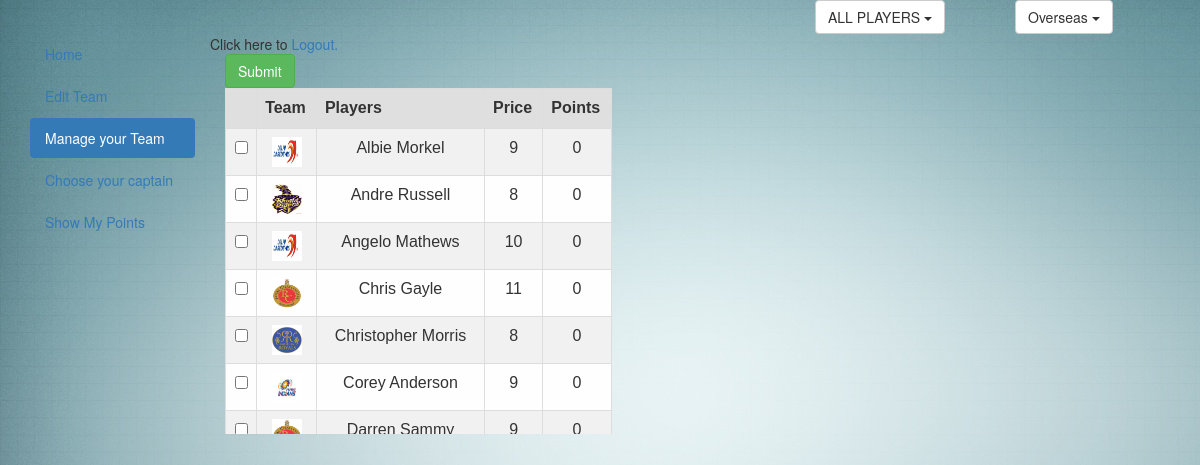
The app's page /Role/ar_overseas.php with its own data.
### tables this page shows
CREATE TABLE IF NOT EXISTS `players` (
  `SNo` int(11) NOT NULL DEFAULT '0',
  `Value` int(11) NOT NULL DEFAULT '0',
  `Name` varchar(35) NOT NULL DEFAULT '',
  `Total_Points` int(11) NOT NULL DEFAULT '0',
  `GD_Points` int(11) NOT NULL DEFAULT '0',
  `Role` int(11) NOT NULL DEFAULT '0',
  `Price` int(11) NOT NULL DEFAULT '0',
  `path` varchar(10) DEFAULT NULL,
  PRIMARY KEY (`Name`)
);

### Role/ar_overseas.php (the view, shortened to what this page needs)
<html>
<head>
		<link rel="stylesheet" href="../js/bootstrap.min.css">
		<link rel="stylesheet" href="../css/tablefornew.css">
	</head>
<body>
<div class="container-fluid">
	<div class="dropdown">
	<div class="row">
	<div class="col-sm-1 col-sm-offset-8">
	<button class="btn btn-default dropdown-toggle" type="button" data-toggle="dropdown" >ALL PLAYERS
	<span class="caret"></span></button>
	</div>
	<div class="col-sm-1 col-sm-offset-1">
	<button class="btn btn-default dropdown-toggle" type="button" data-toggle="dropdown" >Overseas
	<span class="caret"></span></button>
	</div>
	</div>
	</div>
	<div class="col-md-2" id='move'>
		<ul class="nav nav-pills nav-stacked">
		<li ><a href="../manage.php">Home</a></li>
		<li ><a href="../editteam.php">Edit Team</a></li>
		<li class="active"><a href="../players.php">Manage your Team</a></li>
		<li><a href="../choosecaptain.php">Choose your captain</a></li>
		<li><a href="../showpoints.php">Show My Points</a></li>
		</ul>
		</div>
</body>
	Click here to <a href="../logout.php" tite="Logout">Logout.</a>
<?php
$query="SELECT * FROM `players` WHERE `Role`=3 AND `Value`=2";
$rs=mysql_query($query);
		echo "<div class='container'>
				<div class='row'>
					<div class='scrollit'>
					<div class='col-sm-10'>
						<table id='racetimes' >
						<table class='table table-striped table-hover table-bordered ' >
							<form method='POST' action=''>
								<tr>
									<th></th>
									<th>Team</th>
									<th>Players</th>
									<th>Price</th>
									<th>Points</th>
								</tr>";
		while($row=mysql_fetch_array($rs))
			{
				?>
				<tr>
				<td><input type='checkbox' name='check[]' value='<?php echo $row['Name']?>'></td>
			<?php
			echo "<td><img src =".$row['path']." width=\"30px\" height=\"30px\"></img></td>".
				"<td>".$row['Name']."</td>
				<td>".$row['Price'] ."</td>
				<td>".$row['GD_Points']."</td>
				</tr>";
			}
		echo "<input type='submit' id='b1' value='Submit' class='btn btn-success'>
						</table>
					</div>
					</div>
					</div>";
			?>

### css/tablefornew.css (style rules this page uses)
table { width: 640px; }
td, th { border: 1px solid #CCC; }
table { width: 640px; border-collapse: collapse; border-spacing: 0; }
table { color: #333; font-family: Helvetica, Arial, sans-serif; width: 640px; border-collapse: collapse; border-spacing: 0; }
td, th { border: 1px solid #CCC; height: 30px; }
th { background: #F3F3F3; font-weight: bold; }
td { background: #FAFAFA; text-align: center; }
td, th { border: 1px solid transparent; height: 30px; transition: all 0.3s; }
th { background: #DFDFDF; font-weight: bold; }
tr:nth-child(even) td { background: #F1F1F1; }
tr:nth-child(odd) td { background: #FEFEFE; }
.scrollit { overflow:scroll; width:500px; height:380px; }
body { background-image:url('../img/lg.jpg'); }

### records on screen
players: path (picture), Name "Albie Morkel", Price "9", GD_Points "0"
players: path (picture), Name "Andre Russell", Price "8", GD_Points "0"
players: path (picture), Name "Angelo Mathews", Price "10", GD_Points "0"
players: path (picture), Name "Chris Gayle", Price "11", GD_Points "0"
players: path (picture), Name "Christopher Morris", Price "8", GD_Points "0"
players: path (picture), Name "Corey Anderson", Price "9", GD_Points "0"
players: path (picture), Name "Darren Sammy", Price "9", GD_Points "0"
